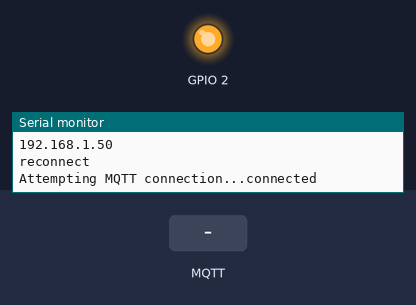
Bench run of a sketch on a simulated ESP8266 (NodeMCU). Parts: output pins drawn as LEDs (lit = HIGH, except the on-board LED, lit = LOW), the last lines printed to the serial monitor. The inputs (shaded band) are chosen by the test bench. WiFi joins after 1.5 s; servers stay silent unless stated; random numbers use the default seed unless the sketch sets one; no MQTT or app messages arrive unless stated.

Above: at 2.7 s.
2.8 s: MQTT message "on" arrives on the first subscribed topic
At 3.3 s:
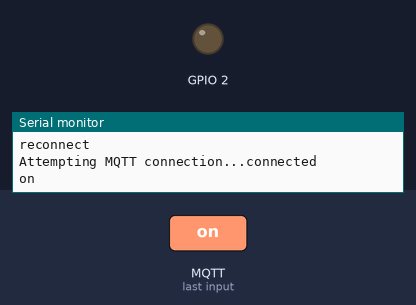
4.3 s: MQTT message "1" arrives on the first subscribed topic
At 5.5 s:
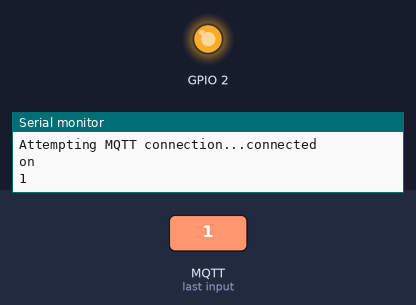
5.8 s: MQTT message "0" arrives on the first subscribed topic
At 6.7 s:
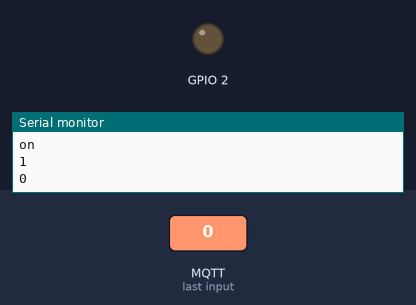
Timing chart, 0 to 8.8 s (numbered marks = the images above; inputs shaded):
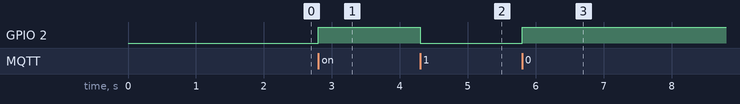

The sketch:

led-strip-fun.ino
```cpp
#include <ESP8266WiFi.h>
#include <PubSubClient.h>

const char* ssid = "Civilian";
const char* password = "esp8266fun";
const char* mqtt_server = "broker.mqtt-dashboard.com";

WiFiClient espClient;
PubSubClient client(espClient);
long lastMsg = 0;
char msg[50];
int value = 0;

void setup_wifi() {

  delay(10);
  // We start by connecting to a WiFi network
  Serial.println();
  Serial.print("Connecting to ");
  Serial.println(ssid);

  WiFi.begin(ssid, password);

  while (WiFi.status() != WL_CONNECTED) {
    delay(500);
    Serial.print(".");
  }

  randomSeed(micros());

  Serial.println("");
  Serial.println("WiFi connected");
  Serial.println("IP address: ");
  Serial.println(WiFi.localIP());
}

void callback(char* topic, byte* payload, unsigned int length) {
  payload[length] = '\0'; // Making sure we have the null termination for String ctor
  String body = String((char*)payload);
  Serial.println(body);

  // Switch on the LED if an 1 was received as first character
  if ((char)payload[0] == '1') {
    digitalWrite(BUILTIN_LED, LOW);
  } else {
    digitalWrite(BUILTIN_LED, HIGH);
  }

}

void reconnect() {
  // Loop until we're reconnected
  while (!client.connected()) {
    Serial.print("Attempting MQTT connection...");
    String clientId = "ESP8266Client-";
    clientId += String(random(0xffff), HEX);
    if (client.connect(clientId.c_str())) {
      Serial.println("connected");
      // Once connected, publish an announcement...
      client.publish("ledstripfun", "hello world");
      client.subscribe("ledstripfun");
    } else {
      Serial.print("failed, rc=");
      Serial.print(client.state());
      Serial.println(" try again in 5 seconds");
      // Wait 5 seconds before retrying
      delay(5000);
    }
  }
}

void setup() {
  pinMode(BUILTIN_LED, OUTPUT);
  Serial.begin(115200);
  setup_wifi();
  client.setServer(mqtt_server, 1883);
  client.setCallback(callback);
}

void loop() {
  if (!client.connected()) {
    Serial.println("reconnect");
    reconnect();
  }
  client.loop();
}
```

Measured:
- after the input at 2.8 s, GPIO 2: LOW → HIGH at once
- after the input at 4.3 s, GPIO 2: HIGH → LOW at once
- after the input at 5.8 s, GPIO 2: LOW → HIGH at once
